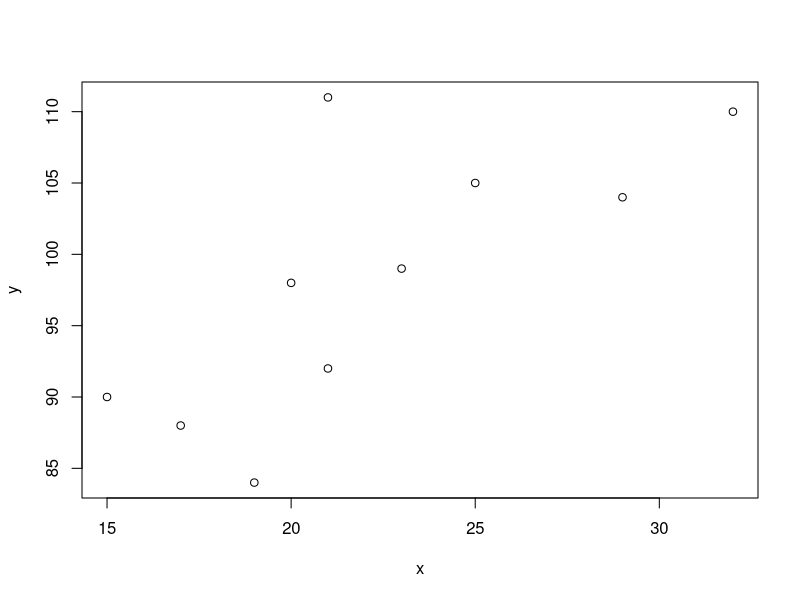
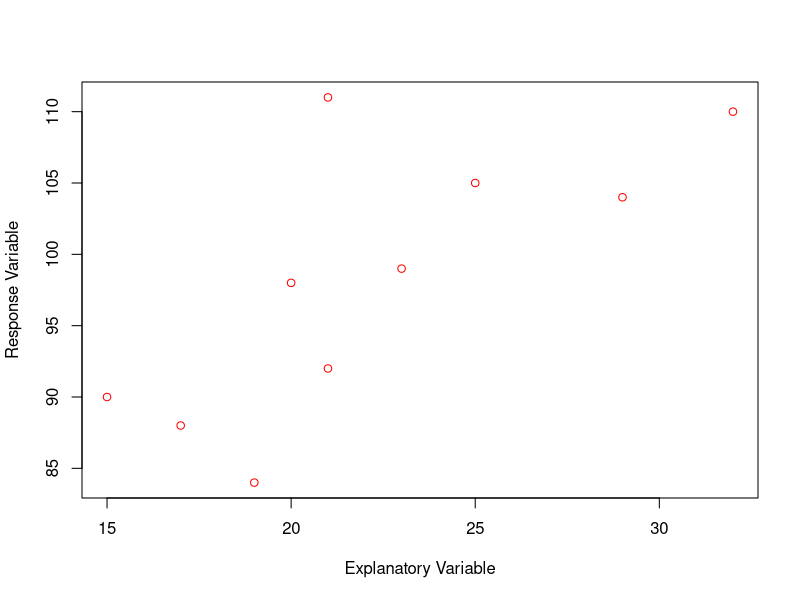
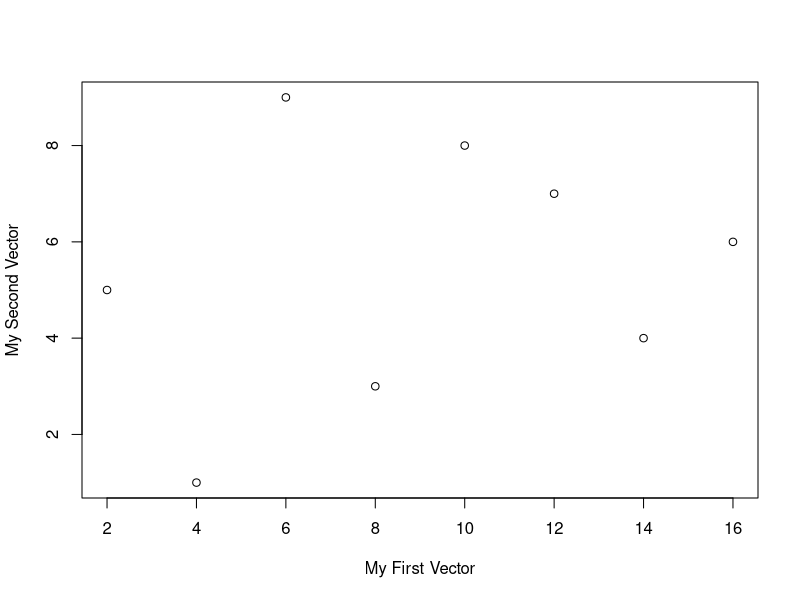
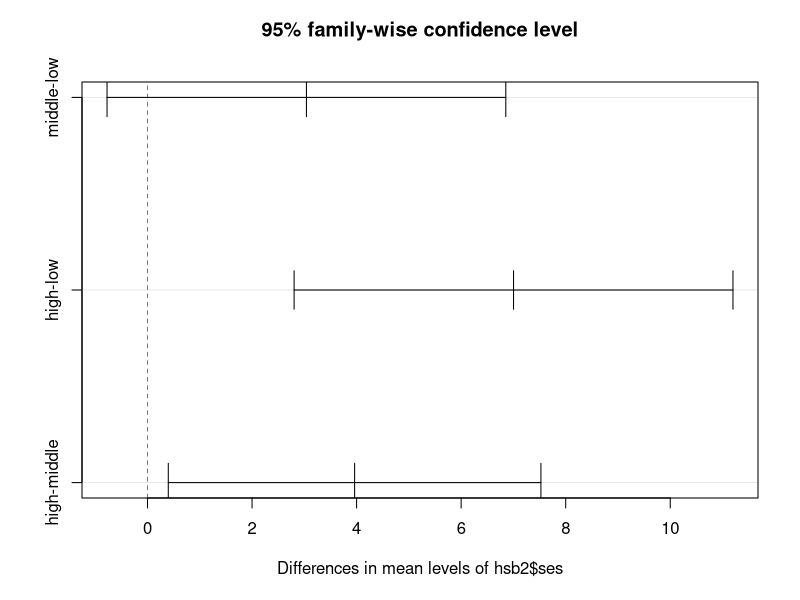
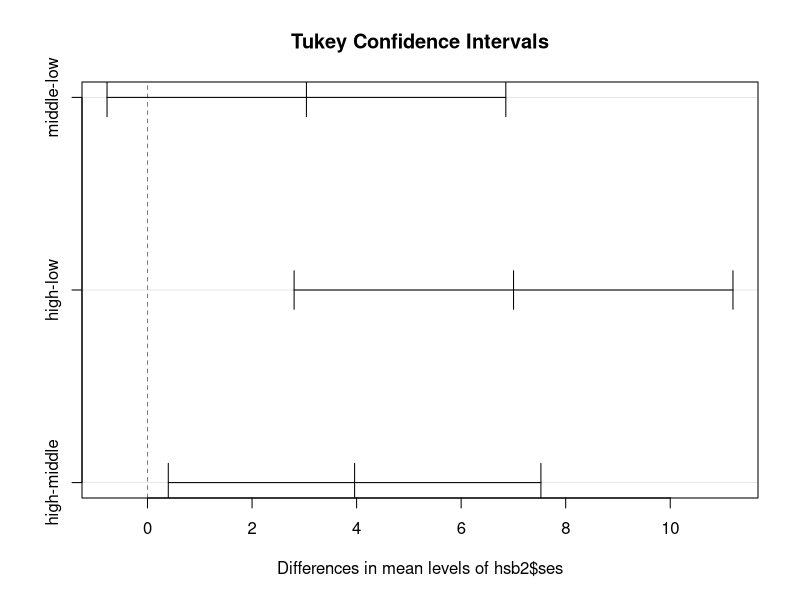

Source code (R) for these figures, in order:
## ---- chunk 1

library(here)

## ---- chunk 2

# Here is an example of a function. This is a silly function that squares
# a number and adds five.

square_plus_five <- function (x) {

  our_result <- x^2 + 5
  
  return(our_result)
}

# Now that our function has been defined, let's try calling it.

square_plus_five(7)

# The function is already vectorized!

my_vector <- c(3, 7, 11, 21)

square_plus_five(my_vector)

# I believe that an explicit return() function helps the readability of
# code so that you should use it, but it isn't necessary. If there is no
# return function, R will return the last element that is evaluated in
# the function.

square_plus_five <- function (x) {
  x^2 + 5
}

square_plus_five(7)

# Let's make another function that is a little more general. For this one
# we send it a vector and also tell it how much to add after squaring.

square_plus <- function (x, y) {
  
  our_result <- x^2 + y
  
  return(our_result)
}

# Let's send our vector again, but this time we can add 15 with our new
# function. Notice that we can assign the result to an object.

my_funny_stuff <- square_plus(my_vector, 15)
my_funny_stuff

# What if we only sent one value to our new function. Try typing this:

# my_funny_stuff <- square_plus(my_vector)

# As the error message states, we are missing an argument that does not
# have a default. Let's set one up so that if no second argument is
# included, it will not add anything.

square_plus <- function (x, y = 0) {
  
  our_result <- x^2 + y
  
  return(our_result)
}

# Now this function call works!

my_funny_stuff <- square_plus(my_vector)
my_funny_stuff

my_funny_stuff <- square_plus(my_vector, 15)
my_funny_stuff

# What if we give it too many arguments? Try typing in this next line.

# my_funny_stuff <- square_plus(my_vector, 15, 45)

# That's a problem. If there is a reason to pass through additional arguments,
# we can use the three dots.

square_plus <- function (x, y = 0, ...) {
  
  our_result <- x^2 + y
  
  return(our_result)
}

# Now this works. Note that the 45 is totally ignored.

my_funny_stuff <- square_plus(my_vector, 15, 45)
my_funny_stuff

# So why would we want to include the three dots? We do this if there is any
# chance that inside our function we might want to do something with another
# function. Let's look at an example. Here's a function that will create a
# scatterplot and return the correlation. Let's include three dots.

corr_plot <- function (x, y, ...){
  
  plot(x, y, ...)
  
  corr_xy <- cor(x, y)
  
  return(corr_xy)
}

# Now let's create two vectors and call this function.

explan_var <- c(15, 21, 17, 19, 32, 23, 25, 29, 20, 21)
respon_var <- c(90, 92, 88, 84, 110, 99, 105, 104, 98, 111)

corr_plot(explan_var, respon_var)


# Suppose I decide to send some additional arguments for the plot
# that is inside the function. I can do it!

corr_plot(explan_var,
          respon_var,
          xlab = "Explanatory Variable",
          ylab = "Response Variable",
          col = "red")

## ---- chunk 3

# Let's look at the environment of a function. Most variables are in the
# global environment, such as these variables.

my_var1 <- 20
my_var2 <- 30

# We can look at the environment.

environment()

# Now let's create a function.

add_15 <- function (x) {
    y <- x + 15
  
# While I'm in this function I'm going to set variables with the same
# names as those above and print them.
  
    my_var1 <- 100
    my_var2 <- 200
  
    print(my_var1)
    print(my_var2)
  
# And let's look at the environment while we are here.
  
    print(environment())
  
    return(y)
}

# Now let's call that function.

my_new_num <- add_15(50)
my_new_num

# Let's see the value of our two variables.

my_var1
my_var2

# When a variable name is used, R will first look in the current environment.
# If it does not find it, R will look at the next level up, and so on.

triple_add_five <- function (x) {
  
  # Let's include two nonsense variables in this function.
  
  a <- 10
  b <- 20
  
  # Now we'll create a function within a function that triples a value.
  
  triple <- function (y) {
    
    # We will reset one of our nonsense variables.
    
    a <- 100
    
    # Let's print both a and b.
    
    print(a)
    print(b)
    
    z <- 3*y
    return(z)
  }
  
  # Now let's print a and b again.
  
  print(a)
  print(b)
  
  z <- triple(x) + 5
  return(z)
  
}

# Let's call this function to triple and add 5 to the number 50. Notice that
# the triple function is not in our environment pane. That's because we are
# looking at the global environment.

triple_add_five(50)

## ---- chunk 4

# Here's a bit more complex (and practical!) function just to show what
# a longer function might look like. This function will calculate the
# power or sample size for a one-sided binomial test.

# The arguments are a null hypothesized value, an alternative hypothesized
# value, sample size or power, an indicator of whether this is sample size
# or power, and a confidence level.

binom_up_pow <- function(null_value,
                         alt_value,
                         samp_pow,
                         samp_size = TRUE,
                         conf_lev = 0.95) {

  # Here is a function within the function to calculate power from sample
  # size.
  
  get_power <- function(nv,av,sp, cl){
    cv <- qbinom(1-cl, sp, nv, lower.tail = FALSE) + 1
    pow <- 1 - pbinom(cv - 1, sp, av)
  }
  
  # Here is a function within the function to calculate sample size for
  # desired power.
  
  get_samp_size <- function (nv, av, sp, cl){
    n <- 10
    temp_power <- 0
    
    while (temp_power < sp){
      temp_power <- get_power(nv, av, n, cl)
      n <- n+1
    }
    
    return(n-1)
  }
  
  if (samp_size)
    result <- get_power(null_value, alt_value, samp_pow, conf_lev)
  else
    result <- get_samp_size(null_value, alt_value, samp_pow, conf_lev)
  
  return(result)
}

# Let's try calling this function with a couple sample sizes.

binom_up_pow(.5, .8, 40)
binom_up_pow(.5, .6, 40)

# Let's try calling this function for desired power.

binom_up_pow(.5, .8, .80, samp_size = FALSE)
binom_up_pow(.5, .6, .80, samp_size = FALSE)

# Now a quick check.

binom_up_pow(.5, .6, 158)

## ---- chunk 5

# Most functions in R are prefix operators, meaning that the function name
# precedes the arguments. We can create infix operators by enclosing in %%.

# Let's create an infix operator that pastes two strings together.

'%+%' <- function (a, b) {
  
  new_string <- paste(a, b)
  return(new_string)
}

# Now let's try it.

"Abraham" %+% "Lincoln"

# Note that infix functions can be called just like prefix functions.

'%+%'("Abraham", "Lincoln")

# This is true even with built-in infix functions.

'*'(2, 4)

# Replacement functions are used to modify a value within an object.
# Here's a function to replace the first two values of a vector with
# some number that we hand to the function.  I don't know why we need this,
# other than to demonstrate replacement functions!

'change_first_second<-' <- function(x, value) {
  x[1:2] <- value
  return(x)
}

# Let's create a vector and call the function. Note that the call is
# a bit different.

my_vector <- 50:60
my_vector

change_first_second(my_vector) <- 20
my_vector

# Remember that everything that happens in R is a function. What we just
# learned is that when we replace values through subsetting, we are just
# using a base R replacement function!

my_vector[1] <- 10
my_vector

## ---- chunk 6

# Let's create a function with a purposeful error built in. This function
# will add five to any number less than 10. If the number is 10 or greater,
# then it will add "a", which of course is nonsense.

add_five_or_a <- function (x) {
  
  if (x < 10)
    return(x + 5)
  else
    return(x + "a")
}

# Let's call this with a number less than 10.

add_five_or_a(8)

# Now try typing this with a number greater than 10.

# add_five_or_a(12)

# Notice that we only obtained an error on the second function call. That is
# because R uses lazy evaluation.

# It is good practice to insulate users from errors. When a user provides
# a function input that is in error, we should tell them in a way that
# they will understand. That is especially true if we are going to give
# our functions to others to use in their scripts. Unfortunately, many
# R coders who share their code don't do this, so we end up with error
# messages that are difficult to interpret.

# Here's a function that will create a scatterplot and return the
# correlation. Note the error checking that can catch a couple of the
# more likely errors.

cor_plot <- function(x, y, ...){
  
  if (!(is.numeric(x) & is.numeric(y))){
    print("Use only numeric variables when calling cor_plot")
    return(NULL)
  }
  
  if (!(length(x) == length(y))) {
    print("Make sure your vectors are the same length when calling cor_plot")  
    return(NULL)
  }
  
  plot(x, y, ...)
  return(cor(x, y))
}

# Let's call it correctly first.

my_vector_1 <- c(2, 4, 6, 8, 10, 12, 14, 16)
my_vector_2 <- c(5, 1, 9, 3, 8, 7, 4, 6)

cor_plot(my_vector_1,
         my_vector_2,
         xlab = "My First Vector",
         ylab = "My Second Vector")

# Now let's create some problems.

my_vector_1 <- c("a", "b", "C")

cor_plot(my_vector_1,
         my_vector_2,
         xlab = "My First Vector",
         ylab = "My Second Vector")

my_vector_1 <- c(2, 4, 6, 8, 10, 12, 14)

cor_plot(my_vector_1,
         my_vector_2,
         xlab = "My First Vector",
         ylab = "My Second Vector")

# Let's comment out our error messages and see what would have happened.

cor_plot <- function(x, y, ...){
  
  #  if (!(is.numeric(x) & is.numeric(y))){
  #    print("Use only numeric variables when calling cor.plot")
  #    return(NULL)
  #  }
  
  #  if (!(length(x) == length(y))) {
  #    print("Make sure your vectors are the same length when calling cor.plot")  
  #    return(NULL)
  #  }
  
  plot(x, y, ...)
  return(cor(x, y))
}

my_vector_1 <- c("a", "b", "C")

# Try typing in this:

#cor_plot(my_vector_1,
#         my_vector_2,
#         xlab = "My First Vector",
#         ylab = "My Second Vector")

my_vector_1 <- c(2, 4, 6, 8, 10, 12, 14)

# Try it again:

# cor_plot(my_vector_1,
#          my_vector_2,
#          xlab = "My First Vector",
#          ylab = "My Second Vector")

# These are not as nice!

## ---- chunk 7

# We can view the code for a function by using the function name.

square_plus

# Let's look at the code for t.test

t.test

# This tells us that it is going to send all of our parameters to a particular
# t.test method. Let's see what methods there are for the t.test.

methods(t.test)

# So let's try looking at the default t.test method. Type this:

# t.test.default

# Only t.test is loaded into our environment, not t.test.default. Notice
# that it is in the stats package. Let's see if it can be exported from that
# package. Try this:

# stats::t.test.default

# Nope. So it is internal to the stats package. Let's retrieve it.

stats:::t.test.default

# We can also use the getAnywhere() function.

getAnywhere(t.test.default)

# Let's get the code for the standard deviation.

sd

# That's simple! Notice all it does is take the square root of the variance.
# Let's look at the variance function.

var

# The var function is calling a covariance function named C_cov, and it is
# using the .Call function. This tells me that it is compiled code. If I
# want to see the source, I'll have to look elsewhere.

# Let's look at an example of how we can use the source code to do what we
# want to do.

# Look at the output from the TukeyHSD function.

hsb2 <- read.csv(here("Data", "hsb2.csv"))

hsb2$ses <- factor(hsb2$ses,
                   levels = c(1:3),
                   labels = c("low", "middle", "high"))

model <- aov(hsb2$math ~ hsb2$ses)

results <- TukeyHSD(model)
plot(results)

# That's not a very good title! Let's look at the function. This is coming
# from the plot function, so I wonder if it has a special method for Tukey.

methods(plot)

# Here it is!

getAnywhere(plot.TukeyHSD)

# Let's look it over.

function (x, ...) 
{
  for (i in seq_along(x)) {
    xi <- x[[i]][, -4L, drop = FALSE]
    yvals <- nrow(xi):1L
    dev.hold()
    on.exit(dev.flush())
    plot(c(xi[, "lwr"], xi[, "upr"]), rep.int(yvals, 2L), 
         type = "n", axes = FALSE, xlab = "", ylab = "", main = NULL, 
         ...)
    axis(1, ...)
    axis(2, at = nrow(xi):1, labels = dimnames(xi)[[1L]], 
         srt = 0, ...)
    abline(h = yvals, lty = 1, lwd = 0.5, col = "lightgray")
    abline(v = 0, lty = 2, lwd = 0.5, ...)
    segments(xi[, "lwr"], yvals, xi[, "upr"], yvals, ...)
    segments(as.vector(xi), rep.int(yvals - 0.1, 3L), as.vector(xi), 
             rep.int(yvals + 0.1, 3L), ...)
    title(main = paste0(format(100 * attr(x, "conf.level"), 
                               digits = 2L), "% family-wise confidence level\n"), 
          xlab = paste("Differences in mean levels of", names(x)[i]))
    box()
    dev.flush()
    on.exit()
  }
}

# What if we edit this by putting in a title argument and them replacing
# the one that is the default.

new.plot.TukeyHSD <- function (x, new.title, ...) 
{
  for (i in seq_along(x)) {
    xi <- x[[i]][, -4L, drop = FALSE]
    yvals <- nrow(xi):1L
    dev.hold()
    on.exit(dev.flush())
    plot(c(xi[, "lwr"], xi[, "upr"]), rep.int(yvals, 2L), 
         type = "n", axes = FALSE, xlab = "", ylab = "", main = NULL, 
         ...)
    axis(1, ...)
    axis(2, at = nrow(xi):1, labels = dimnames(xi)[[1L]], 
         srt = 0, ...)
    abline(h = yvals, lty = 1, lwd = 0.5, col = "lightgray")
    abline(v = 0, lty = 2, lwd = 0.5, ...)
    segments(xi[, "lwr"], yvals, xi[, "upr"], yvals, ...)
    segments(as.vector(xi), rep.int(yvals - 0.1, 3L), as.vector(xi), 
             rep.int(yvals + 0.1, 3L), ...)
    title(main = new.title, 
          xlab = paste("Differences in mean levels of", names(x)[i]))
    box()
    dev.flush()
    on.exit()
  }
}

# Now let's try it.

new.plot.TukeyHSD(results, new.title = "Tukey Confidence Intervals")

